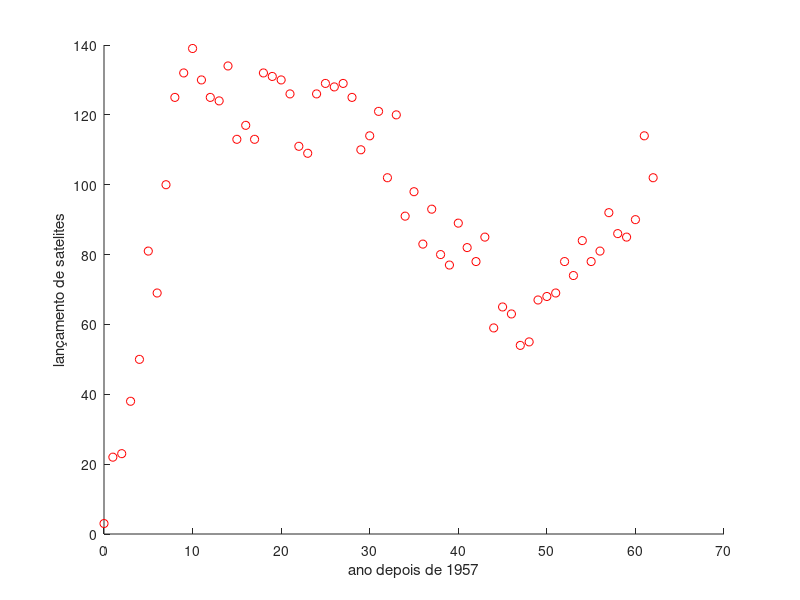

This figure's MATLAB source: (Note: this script raises an error after producing the figure.)
close all; clear; clc;
ficheiro=fopen('satelitesPorAno.txt');
f = fscanf(ficheiro,' %f\n',[1 Inf]);

n=size(f);  % num de elementos de f
x=0:1:n(2)-1;

%construir o grafico original
xaux=x;
yaux1=f;
xlabel('ano depois de 1957');
ylabel('lançamento de satelites');
hold on;
plot(xaux,yaux1,'or');

[C,RESNORM,RESIDUAL,EXITFLAG,OUTPUT] = lsqcurvefit('modeloLinear',[1,1,1,1,1],x,f);

% construir o grafico da aproximacao
yaux2=modeloLinear(C,xaux);
plot(xaux,yaux2,'b');

somatorioQuadradoResiduo=RESNORM^2;

disp('Somatorio do quadrado do residuo: ');  disp(somatorioQuadradoResiduo);
format long;
disp('Valor dos parametros: ');              disp(C);
format short;
disp('Valor da EXITFLAG: ');                 disp(EXITFLAG);
disp('Estrutura OUTPUT: ');                  disp(OUTPUT);